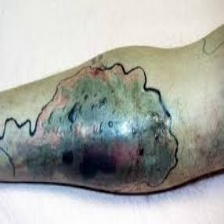
#> input picture skin-disease-dataset/train_set/BA- cellulitis/BA- cellulitis (100).jpg, 224 x 224 px, found by its file name; its folder holds only this picture in this run
$ python infy.py
#> lines starting #> are read from the running program, lines starting #| are printed output that depends on the picture
#> in load_data, img is the input picture: shape (224, 224, 3); mean B, G, R 165.6, 171, 168.2
import os
import numpy as np
import cv2
from sklearn.model_selection import train_test_split
from sklearn.preprocessing import LabelEncoder, StandardScaler
from sklearn.ensemble import RandomForestClassifier, VotingClassifier
from sklearn.svm import SVC
from sklearn.pipeline import Pipeline
from sklearn.metrics import accuracy_score, classification_report
from xgboost import XGBClassifier
from tqdm import tqdm
from joblib import dump  # For saving models

# Configure Dataset Paths
train_dir = r"C:\Users\srija\Desktop\Infosys Project\skin-disease-dataset\train_set"
test_dir = r"C:\Users\srija\Desktop\Infosys Project\skin-disease-dataset\test_set"

def extract_features(img):
    """Extract multiple features including HOG, color histograms, and texture features"""
    # Resize image
    img = cv2.resize(img, (128, 128))
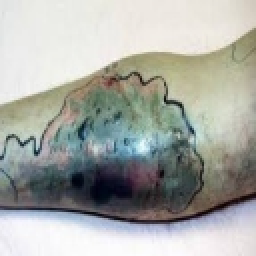
#> img: shape (128, 128, 3) (shown 2 times larger); mean of channels 0, 1, 2 165.5, 170.9, 168.1; drawn as B, G, R

    features = []

    # 1. HOG Features
    gray = cv2.cvtColor(img, cv2.COLOR_BGR2GRAY)
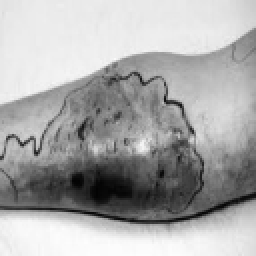
#> gray: shape (128, 128) (shown 2 times larger); min 2, max 253, mean 169.4
    equalized = cv2.equalizeHist(gray)
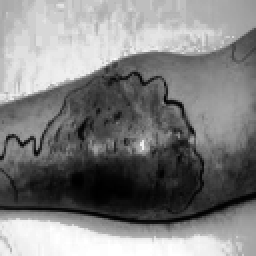
#> equalized: shape (128, 128) (shown 2 times larger); min 0, max 255, mean 128.7
    hog = cv2.HOGDescriptor(
        _winSize=(128, 128),
        _blockSize=(16, 16),
        _blockStride=(8, 8),
        _cellSize=(8, 8),
        _nbins=9
    )
    hog_features = hog.compute(equalized)
#> hog_features = 8100 values, max 0.455 at index 436, min 0 at index 50, mean 0.137
    features.extend(hog_features.flatten())

    # 2. Color Histograms (RGB and HSV)
    for color in range(3):
        hist = cv2.calcHist([img], [color], None, [256], [0, 256])
        features.extend(hist.flatten())
#> after the loop, features = 8868 values, max 648 at index 8849, min 0 at index 50, mean 5.67

    hsv = cv2.cvtColor(img, cv2.COLOR_BGR2HSV)
#> hsv: shape (128, 128, 3); mean H, S, V 60.5, 33.6, 176
    for channel in range(3):
        hist = cv2.calcHist([hsv], [channel], None, [256], [0, 256])
        features.extend(hist.flatten())
#> after the loop, features = 9636 values, max 1162 at index 9129, min 0 at index 50, mean 10.32

    return np.array(features)

def load_data(directory):
    """Load images and extract features and labels"""
    data = []
    labels = []
    classes = os.listdir(directory)

    for class_name in classes:
        class_path = os.path.join(directory, class_name)
        if os.path.isdir(class_path):
            for img_file in tqdm(os.listdir(class_path), desc=f"Processing {class_name}"):
                img_path = os.path.join(class_path, img_file)
                try:
                    img = cv2.imread(img_path)
                    if img is None:
                        continue

                    features = extract_features(img)
                    if features is not None and len(features) > 0:
                        data.append(features)
                        labels.append(class_name)

                except Exception as e:
                    print(f"Error processing {img_path}: {e}")
#> pass 2 of the loop in load_data, `for class_name in classes:`:
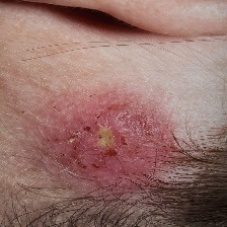
#> input picture skin-disease-dataset/train_set/BA-impetigo/0_BA-impetigo (88).jpg, 227 x 227 px, found by its file name
#> in load_data, img is the input picture: shape (227, 227, 3); mean B, G, R 106.7, 112.7, 149.6
#> img: shape (128, 128, 3)
#> in extract_features (call 2), `gray = cv2.cvtColor(img, cv2.COLOR_BGR2GRAY)`:
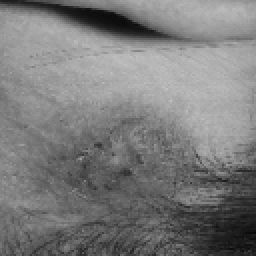
#> gray: shape (128, 128) (shown 2 times larger); min 7, max 194, mean 122.9
#> in extract_features (call 2), `equalized = cv2.equalizeHist(gray)`:
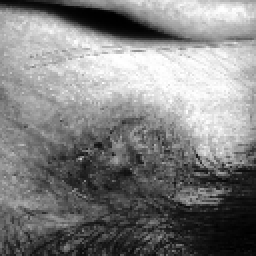
#> equalized: shape (128, 128) (shown 2 times larger); min 0, max 255, mean 128.5
#> hog_features = 8100 values, max 0.416 at index 3829, min 0 at index 1099, mean 0.15
#> after the loop in extract_features (call 2), `for color in range(3):`: features = 8868 values, max 288 at index 8801, min 0 at index 1099, mean 5.68
#> hsv: shape (128, 128, 3); mean H, S, V 31.3, 80.7, 149.4
#> after the loop in extract_features (call 2), `for channel in range(3):`: features = 9636 values, max 2384 at index 8876, min 0 at index 1099, mean 10.33

    return np.array(data), np.array(labels)

def create_voting_ensemble():
    """Create a Voting Ensemble with SVM, Random Forest, and XGBoost"""
    # Define the base models
    svm = SVC(kernel='rbf', C=10, gamma='scale', probability=True, random_state=42)
    rf = RandomForestClassifier(n_estimators=200, max_depth=15, min_samples_split=2, random_state=42)
    xgb = XGBClassifier(n_estimators=200, learning_rate=0.1, max_depth=5, random_state=42)

    # Create the Voting Classifier
    voting_clf = VotingClassifier(
        estimators=[
            ('svm', svm),
            ('rf', rf),
            ('xgb', xgb)
        ],
        voting='soft'
    )

    # Pipeline to include preprocessing
    pipeline = Pipeline([('scaler', StandardScaler()), ('voting', voting_clf)])

    return pipeline

def train_and_evaluate_voting_ensemble(X_train, X_test, y_train, y_test):
    """Train and evaluate the Voting Ensemble"""
    model = create_voting_ensemble()

    print("\nTraining Voting Ensemble...")
    model.fit(X_train, y_train)

    y_pred = model.predict(X_test)
    accuracy = accuracy_score(y_test, y_pred)

    print(f"\nVoting Ensemble Test Accuracy: {accuracy:.4f}")
    print("\nClassification Report:")
    print(classification_report(y_test, y_pred))

    return model, accuracy

if __name__ == "__main__":
    # Load data
    print("Loading training data...")
    train_data, train_labels = load_data(train_dir)

    print("Loading test data...")
#> (the run stopped early here; a loop or call above may not have finished)
